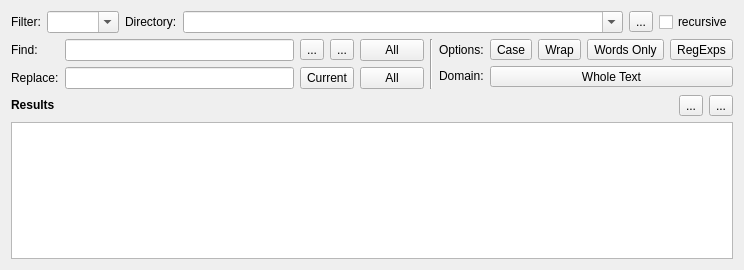
<?xml version="1.0" encoding="UTF-8"?>
<ui version="4.0">
 <class>Search</class>
 <widget class="QWidget" name="Search">
  <property name="geometry">
   <rect>
    <x>0</x>
    <y>0</y>
    <width>744</width>
    <height>270</height>
   </rect>
  </property>
  <property name="sizePolicy">
   <sizepolicy hsizetype="Preferred" vsizetype="Expanding">
    <horstretch>0</horstretch>
    <verstretch>0</verstretch>
   </sizepolicy>
  </property>
  <property name="minimumSize">
   <size>
    <width>0</width>
    <height>140</height>
   </size>
  </property>
  <property name="windowTitle">
   <string>Form</string>
  </property>
  <layout class="QVBoxLayout" name="verticalLayout">
   <item>
    <layout class="QHBoxLayout" name="extensionLayout">
     <item>
      <widget class="QLabel" name="lbFilter">
       <property name="text">
        <string>Filter:</string>
       </property>
      </widget>
     </item>
     <item>
      <widget class="QComboBox" name="cbFilter">
       <property name="editable">
        <bool>true</bool>
       </property>
      </widget>
     </item>
     <item>
      <widget class="QLabel" name="lbDirectory">
       <property name="text">
        <string>Directory:</string>
       </property>
      </widget>
     </item>
     <item>
      <widget class="QComboBox" name="cbDirectory">
       <property name="sizePolicy">
        <sizepolicy hsizetype="Expanding" vsizetype="Fixed">
         <horstretch>0</horstretch>
         <verstretch>0</verstretch>
        </sizepolicy>
       </property>
       <property name="editable">
        <bool>true</bool>
       </property>
      </widget>
     </item>
     <item>
      <widget class="QToolButton" name="tbDirectory">
       <property name="text">
        <string>...</string>
       </property>
      </widget>
     </item>
     <item>
      <widget class="QCheckBox" name="cbRecursive">
       <property name="text">
        <string>recursive</string>
       </property>
      </widget>
     </item>
    </layout>
   </item>
   <item>
    <layout class="QHBoxLayout" name="horizontalLayout">
     <item>
      <layout class="QGridLayout" name="gridLayout">
       <item row="0" column="0">
        <widget class="QLabel" name="label">
         <property name="text">
          <string>Find:</string>
         </property>
        </widget>
       </item>
       <item row="0" column="1">
        <widget class="QLineEdit" name="leFind">
         <property name="sizePolicy">
          <sizepolicy hsizetype="Expanding" vsizetype="Fixed">
           <horstretch>0</horstretch>
           <verstretch>0</verstretch>
          </sizepolicy>
         </property>
        </widget>
       </item>
       <item row="0" column="2">
        <widget class="QToolButton" name="tbFindPrev">
         <property name="toolTip">
          <string>Search back</string>
         </property>
         <property name="text">
          <string>...</string>
         </property>
         <property name="icon">
          <iconset resource="../ressources.qrc">
           <normaloff>:/images/backward.png</normaloff>:/images/backward.png</iconset>
         </property>
        </widget>
       </item>
       <item row="0" column="3">
        <widget class="QToolButton" name="tbFindNext">
         <property name="toolTip">
          <string>Search forward</string>
         </property>
         <property name="text">
          <string>...</string>
         </property>
         <property name="icon">
          <iconset resource="../ressources.qrc">
           <normaloff>:/images/forward.png</normaloff>:/images/forward.png</iconset>
         </property>
        </widget>
       </item>
       <item row="0" column="4">
        <widget class="QToolButton" name="tbSearchAll">
         <property name="sizePolicy">
          <sizepolicy hsizetype="Fixed" vsizetype="Preferred">
           <horstretch>0</horstretch>
           <verstretch>0</verstretch>
          </sizepolicy>
         </property>
         <property name="minimumSize">
          <size>
           <width>64</width>
           <height>0</height>
          </size>
         </property>
         <property name="toolTip">
          <string>Search all</string>
         </property>
         <property name="text">
          <string>All</string>
         </property>
        </widget>
       </item>
       <item row="1" column="0">
        <widget class="QLabel" name="label_2">
         <property name="text">
          <string>Replace:</string>
         </property>
        </widget>
       </item>
       <item row="1" column="1">
        <widget class="QLineEdit" name="leReplace">
         <property name="sizePolicy">
          <sizepolicy hsizetype="Expanding" vsizetype="Fixed">
           <horstretch>0</horstretch>
           <verstretch>0</verstretch>
          </sizepolicy>
         </property>
        </widget>
       </item>
       <item row="1" column="2" colspan="2">
        <widget class="QToolButton" name="tbReplace">
         <property name="sizePolicy">
          <sizepolicy hsizetype="Maximum" vsizetype="Preferred">
           <horstretch>0</horstretch>
           <verstretch>0</verstretch>
          </sizepolicy>
         </property>
         <property name="minimumSize">
          <size>
           <width>32</width>
           <height>0</height>
          </size>
         </property>
         <property name="toolTip">
          <string>Replace current selection</string>
         </property>
         <property name="text">
          <string>Current</string>
         </property>
        </widget>
       </item>
       <item row="1" column="4">
        <widget class="QToolButton" name="tbReplaceAll">
         <property name="sizePolicy">
          <sizepolicy hsizetype="Fixed" vsizetype="Preferred">
           <horstretch>0</horstretch>
           <verstretch>0</verstretch>
          </sizepolicy>
         </property>
         <property name="minimumSize">
          <size>
           <width>64</width>
           <height>0</height>
          </size>
         </property>
         <property name="maximumSize">
          <size>
           <width>16777215</width>
           <height>16777215</height>
          </size>
         </property>
         <property name="toolTip">
          <string>Replace all</string>
         </property>
         <property name="text">
          <string>All</string>
         </property>
        </widget>
       </item>
      </layout>
     </item>
     <item>
      <widget class="Line" name="line">
       <property name="orientation">
        <enum>Qt::Vertical</enum>
       </property>
      </widget>
     </item>
     <item>
      <layout class="QGridLayout" name="gridLayout_2">
       <item row="0" column="0">
        <widget class="QLabel" name="leOptions">
         <property name="sizePolicy">
          <sizepolicy hsizetype="Maximum" vsizetype="Preferred">
           <horstretch>0</horstretch>
           <verstretch>0</verstretch>
          </sizepolicy>
         </property>
         <property name="text">
          <string>Options:</string>
         </property>
        </widget>
       </item>
       <item row="0" column="1">
        <widget class="QToolButton" name="tbCase">
         <property name="sizePolicy">
          <sizepolicy hsizetype="Preferred" vsizetype="Maximum">
           <horstretch>0</horstretch>
           <verstretch>0</verstretch>
          </sizepolicy>
         </property>
         <property name="toolTip">
          <string>Case sensitive search</string>
         </property>
         <property name="text">
          <string>Case</string>
         </property>
         <property name="checkable">
          <bool>true</bool>
         </property>
        </widget>
       </item>
       <item row="0" column="2">
        <widget class="QToolButton" name="tbWrap">
         <property name="sizePolicy">
          <sizepolicy hsizetype="Preferred" vsizetype="Maximum">
           <horstretch>0</horstretch>
           <verstretch>0</verstretch>
          </sizepolicy>
         </property>
         <property name="toolTip">
          <string>Wrap search</string>
         </property>
         <property name="text">
          <string>Wrap</string>
         </property>
         <property name="checkable">
          <bool>true</bool>
         </property>
        </widget>
       </item>
       <item row="0" column="3">
        <widget class="QToolButton" name="tbWords">
         <property name="sizePolicy">
          <sizepolicy hsizetype="Preferred" vsizetype="Maximum">
           <horstretch>0</horstretch>
           <verstretch>0</verstretch>
          </sizepolicy>
         </property>
         <property name="toolTip">
          <string>Search for whole words only</string>
         </property>
         <property name="text">
          <string>Words Only</string>
         </property>
         <property name="checkable">
          <bool>true</bool>
         </property>
        </widget>
       </item>
       <item row="0" column="4">
        <widget class="QToolButton" name="tbRegExp">
         <property name="sizePolicy">
          <sizepolicy hsizetype="Preferred" vsizetype="Maximum">
           <horstretch>0</horstretch>
           <verstretch>0</verstretch>
          </sizepolicy>
         </property>
         <property name="toolTip">
          <string>Search with regular expressions</string>
         </property>
         <property name="text">
          <string>RegExps</string>
         </property>
         <property name="checkable">
          <bool>true</bool>
         </property>
        </widget>
       </item>
       <item row="1" column="0">
        <widget class="QLabel" name="label_4">
         <property name="sizePolicy">
          <sizepolicy hsizetype="Maximum" vsizetype="Maximum">
           <horstretch>0</horstretch>
           <verstretch>0</verstretch>
          </sizepolicy>
         </property>
         <property name="text">
          <string>Domain:</string>
         </property>
        </widget>
       </item>
       <item row="1" column="1" colspan="4">
        <widget class="QToolButton" name="tbDomain">
         <property name="sizePolicy">
          <sizepolicy hsizetype="Preferred" vsizetype="Maximum">
           <horstretch>0</horstretch>
           <verstretch>0</verstretch>
          </sizepolicy>
         </property>
         <property name="minimumSize">
          <size>
           <width>100</width>
           <height>0</height>
          </size>
         </property>
         <property name="toolTip">
          <string>Scope of the search</string>
         </property>
         <property name="text">
          <string>Whole Text</string>
         </property>
         <property name="popupMode">
          <enum>QToolButton::InstantPopup</enum>
         </property>
         <property name="autoRaise">
          <bool>false</bool>
         </property>
        </widget>
       </item>
      </layout>
     </item>
    </layout>
   </item>
   <item>
    <layout class="QHBoxLayout" name="horizontalLayout_2">
     <item>
      <widget class="QLabel" name="resultLabel">
       <property name="sizePolicy">
        <sizepolicy hsizetype="Preferred" vsizetype="Maximum">
         <horstretch>0</horstretch>
         <verstretch>0</verstretch>
        </sizepolicy>
       </property>
       <property name="font">
        <font>
         <weight>75</weight>
         <bold>true</bold>
        </font>
       </property>
       <property name="frameShape">
        <enum>QFrame::NoFrame</enum>
       </property>
       <property name="text">
        <string>Results</string>
       </property>
      </widget>
     </item>
     <item>
      <widget class="QToolButton" name="tbCollapseResult">
       <property name="toolTip">
        <string>Fold/Unfold results</string>
       </property>
       <property name="text">
        <string>...</string>
       </property>
       <property name="icon">
        <iconset resource="../ressources.qrc">
         <normaloff>:/images/collapse.png</normaloff>:/images/collapse.png</iconset>
       </property>
      </widget>
     </item>
     <item>
      <widget class="QToolButton" name="tbClearResult">
       <property name="toolTip">
        <string>Clear all results</string>
       </property>
       <property name="text">
        <string>...</string>
       </property>
       <property name="icon">
        <iconset resource="../ressources.qrc">
         <normaloff>:/images/trashcan_empty.png</normaloff>:/images/trashcan_empty.png</iconset>
       </property>
      </widget>
     </item>
    </layout>
   </item>
   <item>
    <widget class="QTreeWidget" name="twResults">
     <property name="alternatingRowColors">
      <bool>true</bool>
     </property>
     <property name="animated">
      <bool>true</bool>
     </property>
     <property name="headerHidden">
      <bool>true</bool>
     </property>
     <property name="columnCount">
      <number>2</number>
     </property>
     <column>
      <property name="text">
       <string notr="true">1</string>
      </property>
     </column>
     <column>
      <property name="text">
       <string notr="true">2</string>
      </property>
     </column>
    </widget>
   </item>
  </layout>
 </widget>
 <tabstops>
  <tabstop>leFind</tabstop>
  <tabstop>leReplace</tabstop>
  <tabstop>tbFindPrev</tabstop>
  <tabstop>tbFindNext</tabstop>
  <tabstop>tbReplace</tabstop>
  <tabstop>tbSearchAll</tabstop>
  <tabstop>tbReplaceAll</tabstop>
  <tabstop>tbCase</tabstop>
  <tabstop>tbWrap</tabstop>
  <tabstop>tbWords</tabstop>
  <tabstop>tbRegExp</tabstop>
  <tabstop>tbDomain</tabstop>
  <tabstop>cbFilter</tabstop>
  <tabstop>cbDirectory</tabstop>
  <tabstop>tbDirectory</tabstop>
  <tabstop>cbRecursive</tabstop>
  <tabstop>tbCollapseResult</tabstop>
  <tabstop>tbClearResult</tabstop>
  <tabstop>twResults</tabstop>
 </tabstops>
 <resources>
  <include location="../ressources.qrc"/>
 </resources>
 <connections>
  <connection>
   <sender>leFind</sender>
   <signal>returnPressed()</signal>
   <receiver>tbSearchAll</receiver>
   <slot>click()</slot>
   <hints>
    <hint type="sourcelabel">
     <x>150</x>
     <y>19</y>
    </hint>
    <hint type="destinationlabel">
     <x>284</x>
     <y>21</y>
    </hint>
   </hints>
  </connection>
  <connection>
   <sender>leReplace</sender>
   <signal>returnPressed()</signal>
   <receiver>tbReplaceAll</receiver>
   <slot>click()</slot>
   <hints>
    <hint type="sourcelabel">
     <x>166</x>
     <y>56</y>
    </hint>
    <hint type="destinationlabel">
     <x>295</x>
     <y>49</y>
    </hint>
   </hints>
  </connection>
  <connection>
   <sender>tbClearResult</sender>
   <signal>clicked()</signal>
   <receiver>twResults</receiver>
   <slot>clear()</slot>
   <hints>
    <hint type="sourcelabel">
     <x>722</x>
     <y>106</y>
    </hint>
    <hint type="destinationlabel">
     <x>371</x>
     <y>192</y>
    </hint>
   </hints>
  </connection>
 </connections>
</ui>
